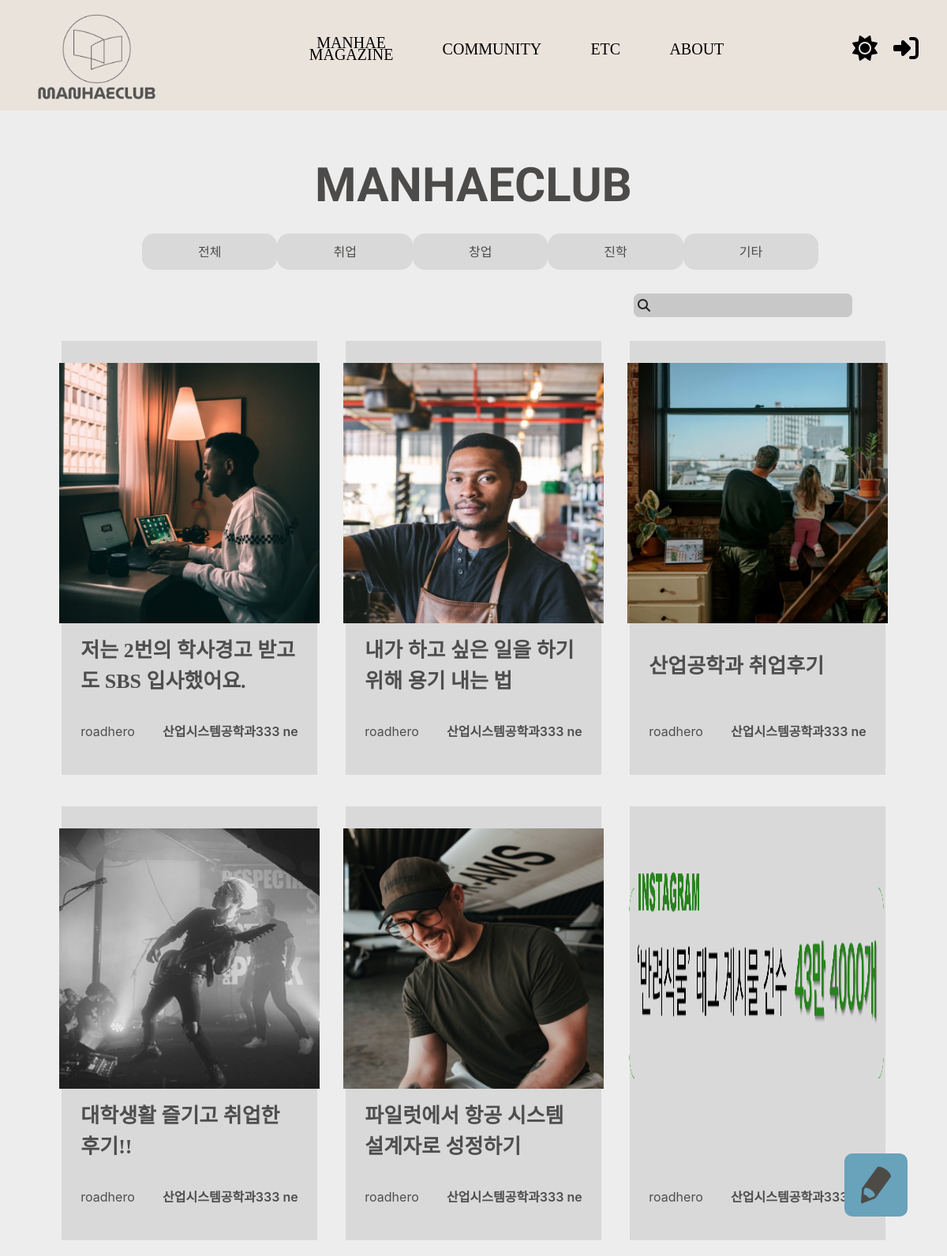
The app's page /, older data.
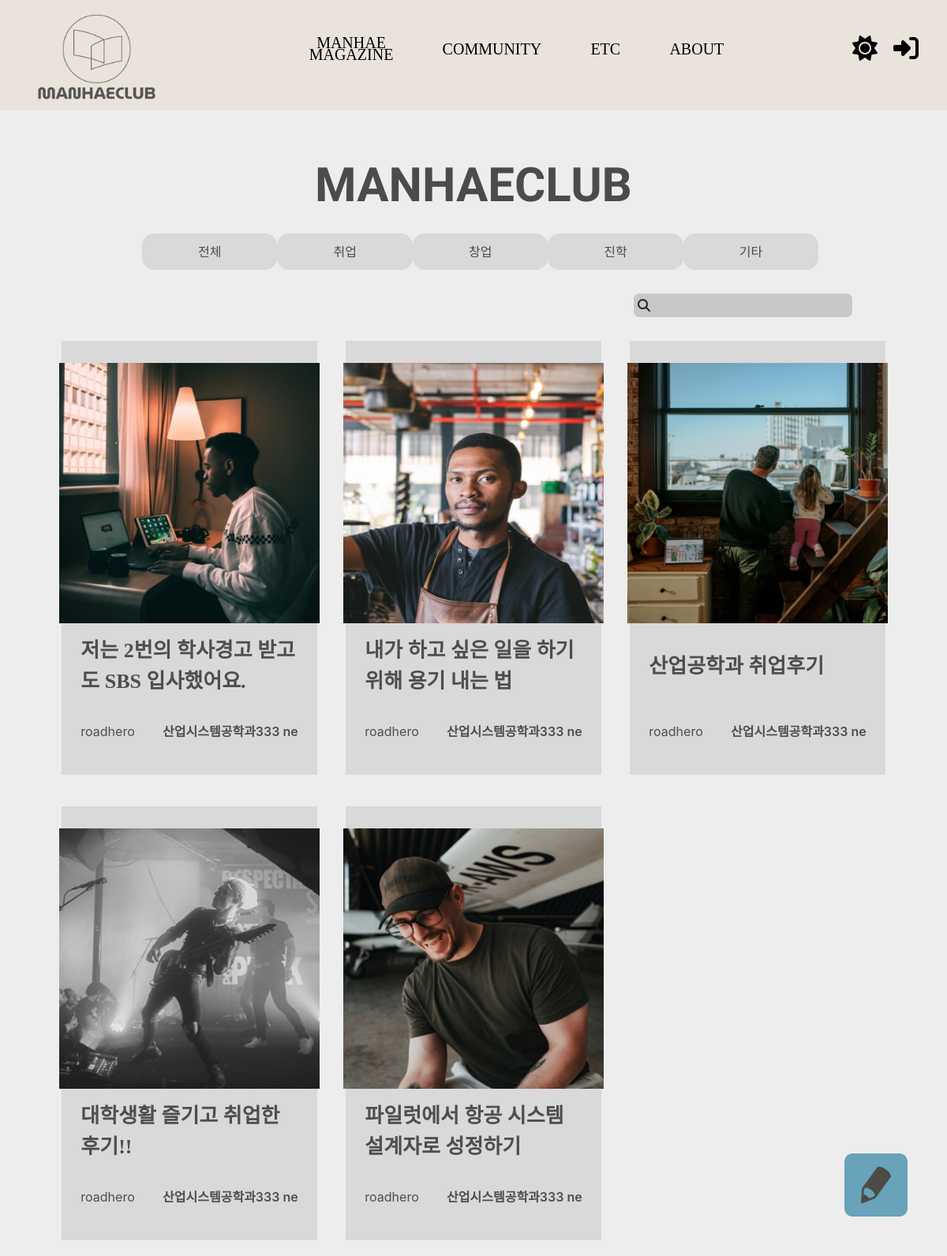
The same page, newer data.
### main/models.py (models this page shows, shortened)
class Post(models.Model):
    title = models.CharField(max_length=100)
    writer = models.ForeignKey(User, on_delete=models.CASCADE)
    pub_date = models.DateTimeField()
    body = models.TextField()
    like_users = models.ManyToManyField(settings.AUTH_USER_MODEL, related_name='like_posts')
    view_users = models.IntegerField(default=0)
    category = models.CharField(max_length=10, choices=post_choice, default='취업')
    image = models.ImageField(upload_to='post/', blank=True, null=True)

### accounts/models.py (models this page shows)
class Profile(models.Model):
    user = models.OneToOneField(settings.AUTH_USER_MODEL, on_delete=models.CASCADE, primary_key=True)
    name = models.CharField(max_length=20, default='', null=True)
    university = models.CharField(max_length=20, default='', null=True)
    register = models.IntegerField(null=True)
    major = models.CharField(max_length=20, default='', null=True)
    major2 = models.CharField(max_length=20, default='', null=True)
    def student_number(self):
        return str(self.register)[-2:]

### main/views.py (the view)
# urls.py: path('', showmain, name="showmain"),
def showmain(request):
    if request.method=='GET':
        magazine_sort = request.GET.get('magazine')
        if magazine_sort == 'all' or magazine_sort == None:
            posts = Post.objects.all()
        else:
            posts = Post.objects.filter(category=magazine_sort)
    return render(request, 'main/mainpage.html', {'posts': posts})

### main/templates/main/mainpage.html (shortened to what this page needs)
{% extends 'base.html' %}
{% load static %}
{% block content %}
<div id="background">
    <section class="title">
        <p>MANHAECLUB</p>
    </section>
    <form class="button_form" id="magazine" method="get" action="{% url 'main:showmain' %}">
        <section class="button">
            <button type="submit" value="all" class="btn" name="magazine">전체</button>
            <button type="submit" value="취업" class="btn" name="magazine">취업</button>
            <button type="submit" value="창업" class="btn" name="magazine">창업</button>
            <button type="submit" value="진학" class="btn" name="magazine">진학</button>
            <button type="submit" value="기타" class="btn" name="magazine">기타</button>
        </section>
    </form>
    <section class="search">
        <form id="search" method="post" action="{% url 'main:search' %}">
            <input type="text" name="search_word" class="search_input" type="submit" label="Search Word" value="{{search_term}}">
            <i class="fa-solid fa-magnifying-glass"></i>
        </form>
    </section>
    <section class="posting">
        {% if posts %}
            {% for post in posts %}
            <div class="post_item">
                <a href="{% url 'main:detail' post.id %}" class="post_itme_inner" style="text-decoration:none">
                    <div class="post_itme_inner_s">
                        <img class="post_item_img" src="{{post.image}}" alt="Card image cap">
                        <section class="post_item_title">
                            <p class="post_item_title_title">{{post.title}}</p>
                        </section>
                        <section class="post_item_info">
                            <p class="post_item_info_name">{{post.writer}}</p>
                            <p class="post_item_info_major">{{post.writer.profile.major}} {{post.writer.profile.student_number}}</p>
                        </section>
                    </div>
                </a>
            </div>
            {% endfor %}
        {% else %}
        <p>not found</p>
        {% endif %}
    </section>
    <a href="{% url 'main:new' %}">
        <img class="toWrite" src="{% static 'images/toWrite.png' %}" alt="">
    </a>
</div>
{% endblock %}

### basic/templates/base.html (shortened to what this page needs)
<!DOCTYPE html>
{% load static %}
<html lang="en">
<head>
    <link href="https://cdn.jsdelivr.net/npm/bootstrap@5.1.3/dist/css/bootstrap.min.css" rel="stylesheet"
>
    <link rel="stylesheet" type="text/css" href="{% static 'css/navbar.css' %}">
    <link rel="stylesheet" type="text/css" href="{% static 'css/main_page.css' %}">
    <link rel="stylesheet" type="text/css" href="{% static 'css/detail_page.css' %}">
    <link rel="stylesheet" type="text/css" href="{% static 'css/community_m.css' %}">
    <link rel="stylesheet" type="text/css" href="{% static 'css/community_d.css' %}">
    <link rel="stylesheet" type="text/css" href="{% static 'css/writing.css' %}">
    <link rel="stylesheet" type="text/css" href="{% static 'css/dark.css' %}">
    <link rel="stylesheet" type="text/css" href="{% static 'css/mypage.css' %}">
    <link rel="stylesheet" href="https://maxcdn.bootstrapcdn.com/bootstrap/4.0.0/css/bootstrap.min.css"
>
    <link rel="stylesheet" href="https://cdnjs.cloudflare.com/ajax/libs/font-awesome/6.1.0/css/all.min.css"
 />
</head>
<body>
    {% include 'shared/_navbar.html' %}
    {% block content %}
    {% endblock %}
</body>
</html>

### basic/templates/shared/_navbar.html
{% load static %}
<nav class="navbar">
  <div class="navbar_logo">
    <a class="navbar_logo_a" href="{% url 'main:showmain' %}">
      <img class="navbar_logo_img" src="{% static 'images/arcticons.png' %}" alt="">
      <img class="navbar_logo_imgs" src="{% static 'images/m_club.png' %}" alt="">
    </a>
  </div>
  <ul class="navbar_menu">
    <a style="text-decoration: none" class="nabvar_menu_category_one" href="{% url 'main:showmain' %}">
      <div class="navbar_menu_title">MANHAE<br />MAGAZINE</div>
    </a>
    <a style="text-decoration: none" href="{% url 'main:community' %}">
      <div class="navbar_menu_title">COMMUNITY</div>
    </a>
    <a style="text-decoration: none" href="#">
      <div class="navbar_menu_title">ETC</div>
    </a>
    <a style="text-decoration: none" href="#">
      <div class="navbar_menu_title">ABOUT</div>
    </a>
  </ul>
  <ul class="navbar_login">
    <i id="toggle_btn" style="cursor: pointer;" class="fa-solid fa-moon fa-2x"></i>
    {% if user.is_authenticated %}
    <a href="{% url 'accounts:mypage' %}"><i class="fa-solid fa-circle-user fa-2x"></i></a>
    <a href="{% url 'account_logout' %}"><i class="fa-solid fa-right-from-bracket fa-2x"></i></a>
    {% else %}
    <a href="{% url 'accounts:login' %}"><i class="fa-solid fa-right-to-bracket fa-2x"></i> </a>
    {% endif %}
  </ul>
</nav>

### main/static/css/navbar.css (style rules this page uses)
.navbar { width: 100vw; height: 140px; display: flex; align-items: center; justify-content: space-around; }
.navbar_logo_a { display: flex; flex-direction: column; align-items: center; }
.navbar_logo_img { width: 45%; }
.navbar_logo_imgs { width: 70%; }
.navbar_menu { display: flex; align-items: center; width: 45%; justify-content: space-between; }
.nabvar_menu_category_one { display: flex; align-items: center; text-align: center; line-height: 15px; }
.navbar_menu_title { font-family: 'SUIT-Medium'; font-size: 20px; text-decoration: none; color:black; }
.navbar_login { display: flex; }
.navbar_login i { cursor: pointer; color: black; margin-right: 20px; }

### main/static/css/main_page.css (style rules this page uses)
#background { display: flex; flex-direction: column; align-items: center; width: 100vw; min-height: 90vh; }
.title { font-family: 'MuseoModerno', cursive; width: 100%; margin-top: 50px; display: flex; justify-content: center; font-size: 60px; font-weight: 700; }
.button_form { width: 100%; display: flex; justify-content: center; }
.button { display: flex; align-items: center; width: 70%; justify-content: space-around; }
.button > .btn { border-radius: 15px; padding: 10px 70px; display: flex; justify-content: center; align-items: center; transition: all 0.5s; }
.search { margin-top: 30px; width: 80%; display: flex; justify-content: flex-end; }
.search > form { position: relative; display: flex; align-items: center; }
.search > form > i { margin-left: 5px; position: absolute; }
.search > form > input { padding-left: 25px; height: 30px; border : 1px solid #656260; border-radius: 7px; background-color:#656260; }
.posting { margin-top: 10px; width: 90%; display: grid; grid-template-columns: repeat(3, 1fr); }
.post_item { margin-top: 20px; margin-bottom: 20px; display: flex; justify-content: center; }
.post_itme_inner { background-color: #D9D9D9; width: 90%; display: flex; justify-content: center; align-items: center; height: 550px; color:#4E4E4E; transition: all 0.5s; }
.post_itme_inner_s { display: flex; flex-direction: column; align-items: center; justify-content: space-between; height: 90%; width: 85%; }
.post_item_title { font-family: 'SUIT-Medium'; font-size: 26px; text-align: left; width: 100%; font-weight: 600; }
.post_itme_inner_s > .post_item_img { width: 330px; height: 330px; }
.post_item_info { color:#4E4E4E; width: 100%; display: flex; justify-content: space-between; }
.post_item_info_major { font-weight: 600; }
.toWrite { width: 80px; height: 80px; border-radius: 10px; position: fixed; bottom: 50px; right: 50px; }

### main/static/css/community_m.css (style rules this page uses)
a { text-decoration:none; }
.toWrite { width: 80px; height: 80px; border-radius: 10px; position: fixed; bottom: 50px; right: 50px; }

### main/static/css/dark.css (style rules this page uses)
:root { --nav-color:#6F816F; --back-color : #514C48; --title-color: #FFFFFF; --btn-color : #FFFFFF; --btn-back-color : #3D3939; --btn-hover-color : #3D3939; --btn-hover-back-color : #FFFFFF; --detail-back-color : #2D2A2A; --detail-color : #FFFFFF; --search-color: #656260; --detail-comment-back-color : #4E4E4E; --detail-comment-submit-back-color: #D9D9D9; --detail-comment-color : #FFFFFF; }
.lightmode { --nav-color: #EAE3DC; --back-color: rgb(237,237,237); --title-color: #4C4B49; --btn-color : #4D4B49; --btn-back-color : #D9D9D9; --btn-hover-color : #EFEFEF; --btn-hover-back-color : #4388A6; --detail-back-color : #FFFFFF; --detail-color : #4C4B49; --search-color: #C8C8C8; --detail-comment-back-color : rgb(237,237,237); --detail-comment-submit-back-color: #D9D9D9; --detail-comment-color : #4E4E4E; }
.navbar { background-color: var(--nav-color); }
#background { background-color: var(--back-color); }
.title { color: var(--title-color); }
.button > .btn { color: var(--btn-color); background-color: var(--btn-back-color); transition: all 0.5s; }
.search > form > input { border : 1px solid var(--search-color); background-color: var(--search-color); }

Row changes from the older to the newer data that the page shows:
removed Post: image (picture), writer "roadhero", writer.profile.major "산업시스템공학과333"
